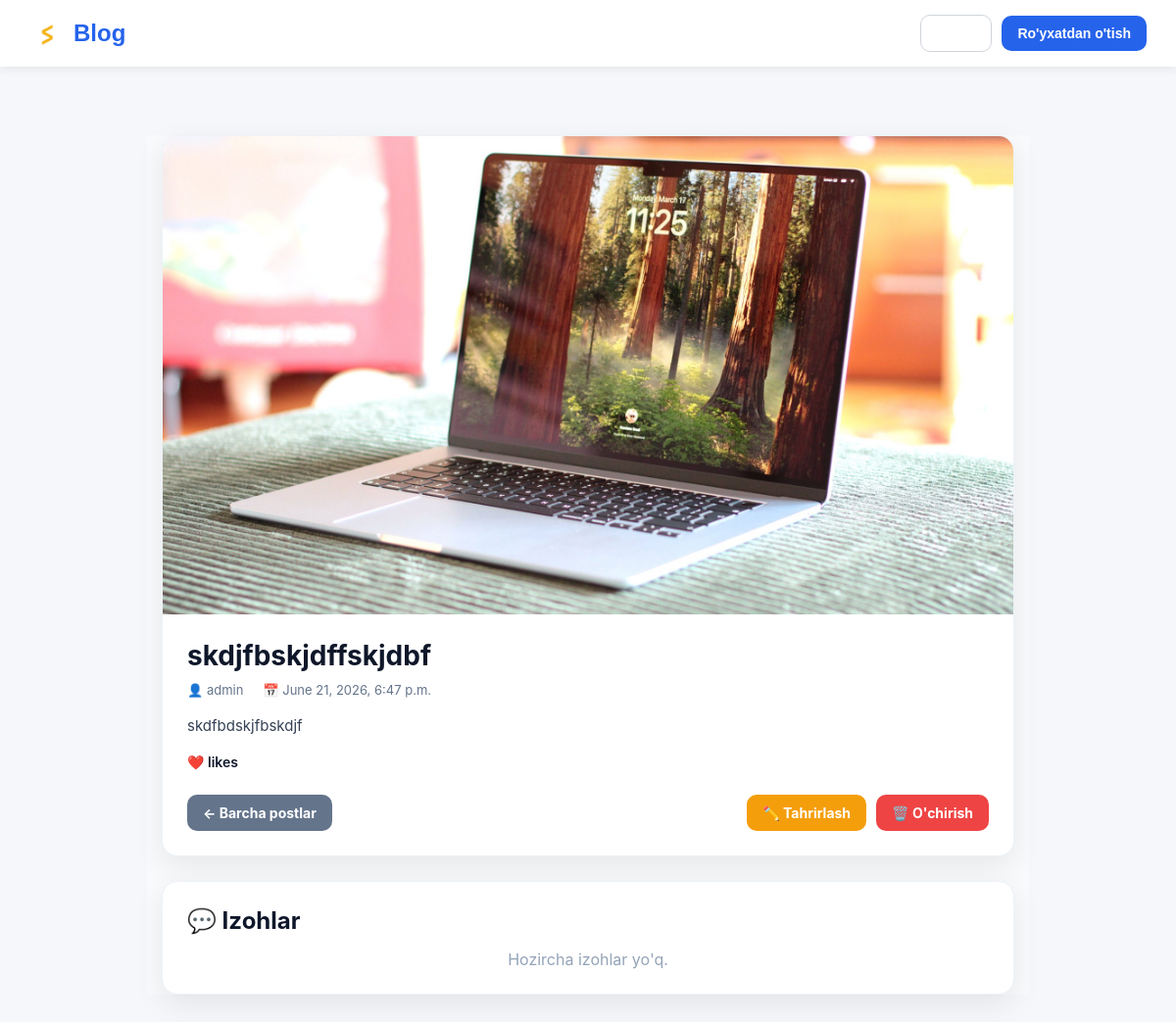
/articles/9/, run on the app's committed database.
### articles/models.py (models this page shows, shortened)
class Article(models.Model):
    title = models.CharField(max_length=255)
    summary = models.CharField(max_length=200, blank=True)
    body = RichTextField()
    photo = models.ImageField(upload_to='images/', blank=True)
    date = models.DateTimeField(auto_now_add=True)
    author = models.ForeignKey(
        get_user_model(),
        on_delete=models.CASCADE,
    )

### accounts/models.py (models this page shows)
class CustomUser(AbstractUser):
    age = models.PositiveIntegerField(null=True, blank=True)

### articles/views.py (the view)
# urls.py: path('<int:pk>/', ArticleDetailView.as_view(), name='article_detail'),
class ArticleDetailView(DetailView):
    model = Article
    template_name = 'article_detail.html'

### templates/article_detail.html (shortened to what this page needs)
{% extends 'base.html' %}
{% block content %}
<div class="article-container">
    <div class="article-card">
        {% if object.photo %}
        <img src="{{ object.photo.url }}" alt="{{ object.title }}" class="article-image">
        {% endif %}
        <div class="article-content">
            <h1>{{ object.title }}</h1>
            <div class="article-meta">
                <span>👤 {{ object.author }}</span>
                <span>📅 {{ object.date }}</span>
            </div>
            <div class="article-body">
                {{ object.body|safe }}
            </div>
            <div class="like-row">
                <span>❤️ {{ object.likes.count }} likes</span>
            </div>
            <div class="article-buttons">
                <a href="{% url 'article_list' %}" class="btn btn-gray">
                    ← Barcha postlar
                </a>
                <div class="right-buttons">
                    <a href="{% url 'article_edit' object.pk %}" class="btn btn-yellow">
                        ✏️ Tahrirlash
                    </a>
                    <a href="{% url 'article_delete' object.pk %}" class="btn btn-red">
                        🗑️ O'chirish
                    </a>
                </div>
            </div>
        </div>
    </div>
    <div class="comments-card">
        <h2>💬 Izohlar</h2>
        {% for comment in object.comments.all %}
        <div class="comment">
            <p>{{ comment }}</p>
            <small>👤 {{ comment.author }}</small>
        </div>
        {% empty %}
        <p class="no-comment">Hozircha izohlar yo'q.</p>
        {% endfor %}
    </div>
</div>
{% endblock content %}

### templates/base.html (style rules this page uses)
* { margin:0; padding:0; box-sizing:border-box; }
body { font-family:Arial, sans-serif; background:#f5f7fa; color:#333; min-height:100vh; display:flex; flex-direction:column; }
.btn { text-decoration:none; padding:10px 18px; border-radius:8px; font-size:14px; font-weight:600; transition:.3s; }

### templates/article_detail.html (style rules this page uses)
.article-container { max-width:900px; margin:40px auto; padding:0 15px; font-family:-apple-system,BlinkMacSystemFont,'Segoe UI',Roboto,sans-serif; background:#f8fafc; }
.article-card, .comments-card { background:#fff; border-radius:16px; box-shadow:0 10px 30px rgba(0,0,0,0.08); overflow:hidden; margin-bottom:25px; border:1px solid #eef2f7; }
.article-image { width:100%; aspect-ratio:16/9; object-fit:cover; display:block; }
.article-content { padding:25px; }
.article-content h1 { margin-bottom:10px; color:#0f172a; font-size:28px; }
.article-meta { color:#64748b; display:flex; gap:20px; margin-bottom:15px; font-size:13px; }
.article-body { line-height:1.8; color:#334155; font-size:15px; }
.like-row { margin-top:15px; font-size:14px; color:#0f172a; font-weight:600; display:flex; align-items:center; gap:6px; }
.article-buttons { margin-top:25px; display:flex; justify-content:space-between; align-items:center; flex-wrap:wrap; gap:10px; }
.right-buttons { display:flex; gap:10px; }
.btn { text-decoration:none; padding:10px 16px; border-radius:10px; color:white; font-weight:700; font-size:14px; }
.btn-gray { background:#64748b; }
.btn-yellow { background:#f59e0b; }
.btn-red { background:#ef4444; }
.comments-card { padding:25px; }
.comments-card h2 { margin-bottom:15px; color:#0f172a; }
.no-comment { text-align:center; color:#94a3b8; }

### data on the page
Article: photo (picture), title "skdjfbskjdffskjdbf", author "admin", date "June 21, 2026, 6:47 p.m.", body "skdfbdskjfbskdjf"
